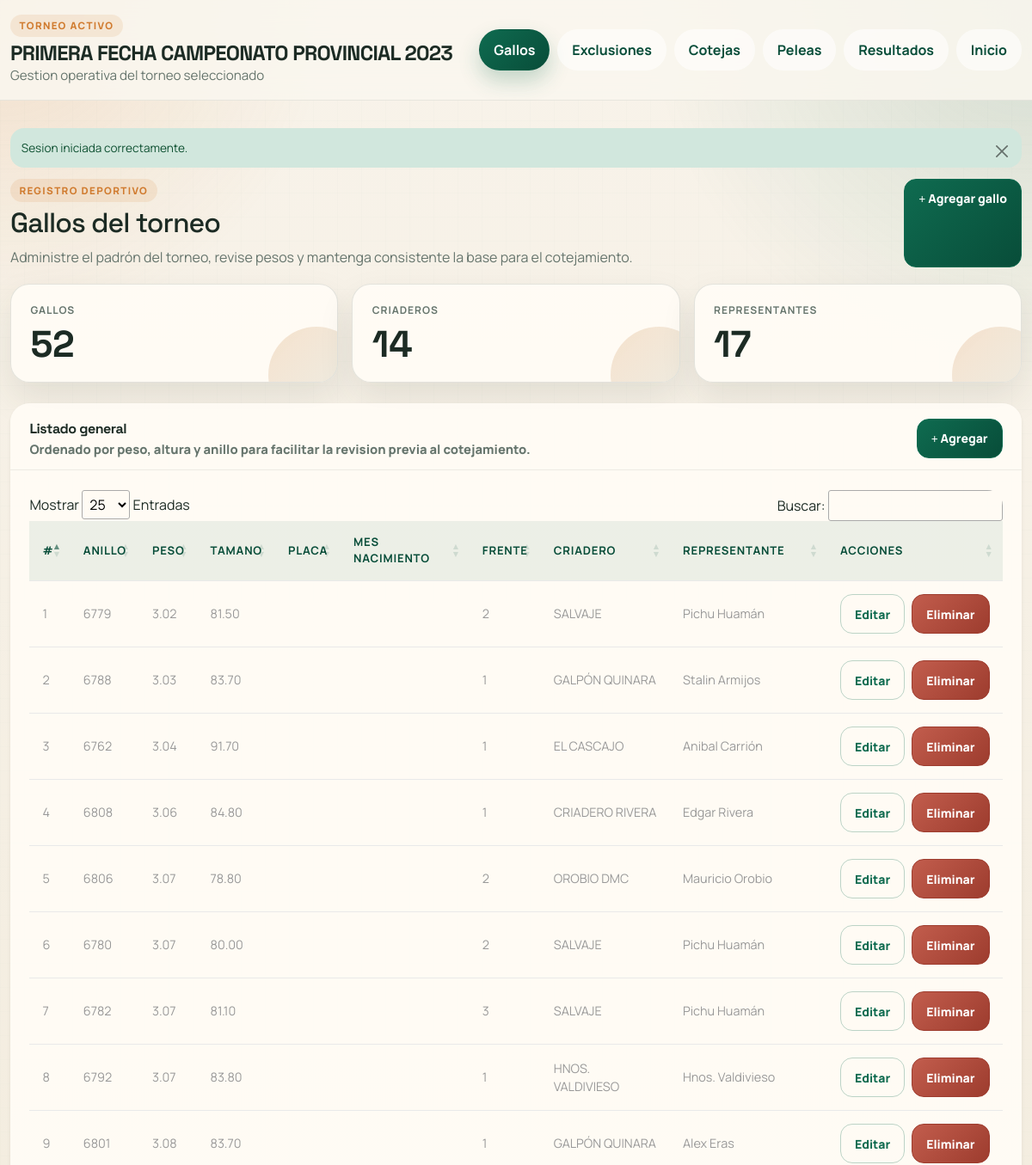
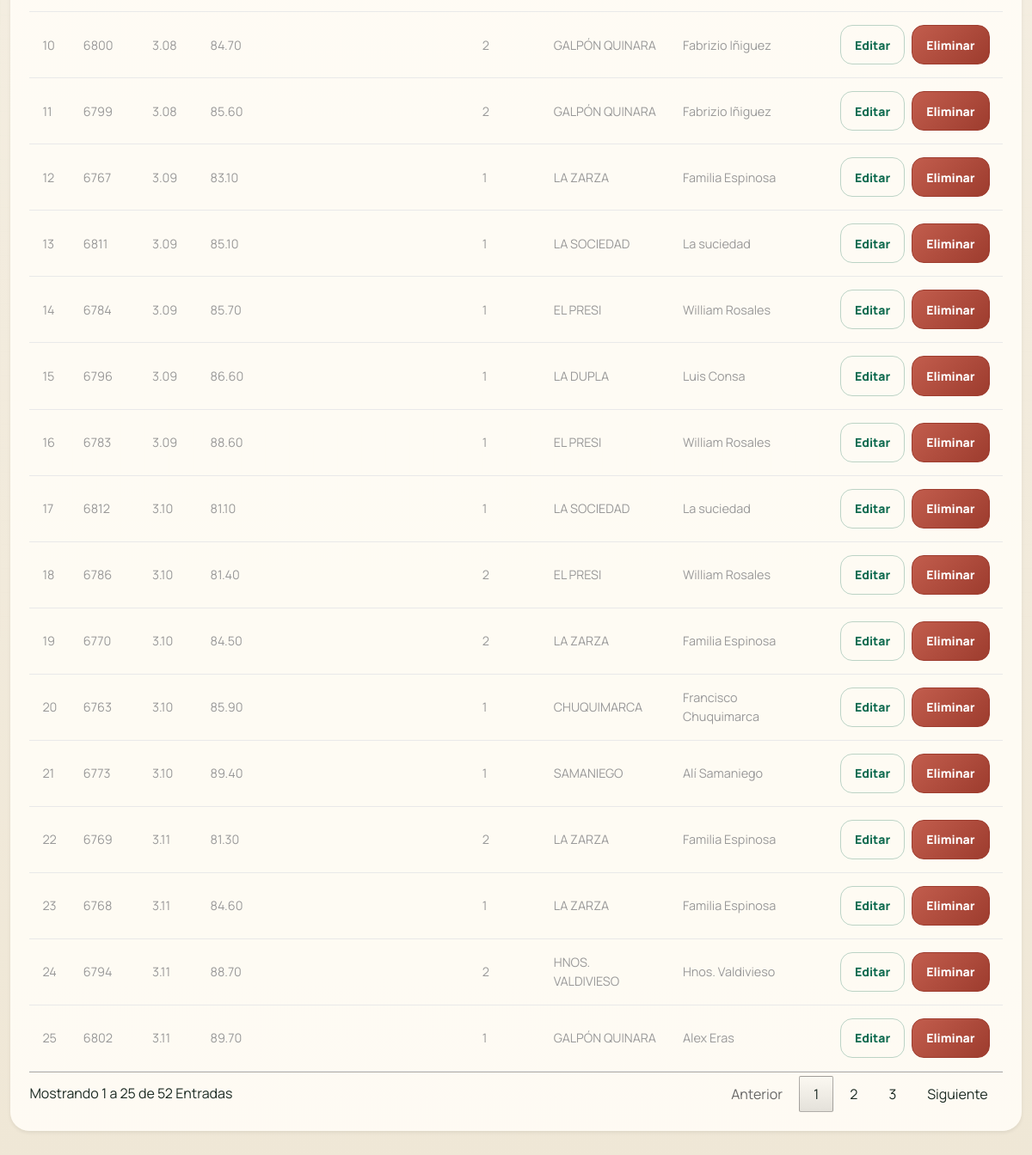
The app's page /admin/secciones/gallos/?nombreTorneo=PRIMERA+FECHA+CAMPEONATO+PROVINCIAL+2023&torneoId=1 (signed in) with its own data (2 pictures, top to bottom).
### tables this page shows
CREATE TABLE `gallos` (
  `ID` int(11) NOT NULL,
  `anillo` varchar(255) NOT NULL,
  `pesoReal` decimal(4,2) DEFAULT NULL,
  `tamañoReal` decimal(4,2) DEFAULT NULL,
  `placa` varchar(255) NOT NULL,
  `nacimiento` text NOT NULL,
  `frente` varchar(255) NOT NULL,
  `familiasId` int(2) NOT NULL,
  `representanteId` int(11) NOT NULL,
  `torneoId` int(11) DEFAULT NULL
);

CREATE TABLE `familias` (
  `codigo` int(11) NOT NULL,
  `nombre` varchar(255) NOT NULL,
  `localidad` varchar(255) NOT NULL,
  `representanteId` int(11) NOT NULL
);

CREATE TABLE `representante` (
  `ID` int(11) NOT NULL,
  `nombreCompleto` varchar(255) NOT NULL,
  `localidad` varchar(255) NOT NULL
);

### admin/secciones/gallos/index.php (the view, shortened to what this page needs)
<?php
require_once __DIR__ . '/../../includes/app.php';
require_once __DIR__ . '/../../bd.php';
$context = require_tournament_context('Seleccione un torneo antes de gestionar gallos.');
$torneoId = $context['torneoId'];
$sentencia = $conexion->prepare('
    SELECT gallos.ID, gallos.anillo, gallos.pesoReal, gallos.tamañoReal, gallos.placa, gallos.nacimiento, gallos.frente,
           familias.nombre AS nombre_familia, representante.nombreCompleto AS nombre_representante
    FROM gallos
    INNER JOIN familias ON gallos.familiasId = familias.codigo
    INNER JOIN representante ON gallos.representanteId = representante.ID
    WHERE gallos.torneoId = :torneoId
    ORDER BY gallos.pesoReal ASC, gallos.tamañoReal ASC, gallos.anillo ASC
');
$sentencia->bindValue(':torneoId', $torneoId, PDO::PARAM_INT);
$sentencia->execute();
$lista_gallos = $sentencia->fetchAll();
$criaderos = array_unique(array_column($lista_gallos, 'nombre_familia'));
$representantes = array_unique(array_column($lista_gallos, 'nombre_representante'));
include __DIR__ . '/../../templates/header.sub.php';
?>
<div class="page-intro">
    <div>
        <span class="app-kicker">Registro deportivo</span>
        <h2 class="page-title mb-2">Gallos del torneo</h2>
        <p>Administre el padrón del torneo, revise pesos y mantenga consistente la base para el cotejamiento.</p>
    </div>
    <a class="btn btn-primary btn-sm" href="crear.php"><i class="fa-solid fa-plus"></i> Agregar gallo</a>
</div>
<div class="stats-grid mb-4">
    <div class="card stat-card">
        <div class="stat-label">Gallos</div>
        <div class="stat-value"><?php echo e((string) count($lista_gallos)); ?></div>
    </div>
    <div class="card stat-card">
        <div class="stat-label">Criaderos</div>
        <div class="stat-value"><?php echo e((string) count($criaderos)); ?></div>
    </div>
    <div class="card stat-card">
        <div class="stat-label">Representantes</div>
        <div class="stat-value"><?php echo e((string) count($representantes)); ?></div>
    </div>
</div>
<div class="card shadow-sm border-0">
    <div class="card-header panel-toolbar">
        <div>
            <div class="panel-title">Listado general</div>
            <div class="panel-note">Ordenado por peso, altura y anillo para facilitar la revision previa al cotejamiento.</div>
        </div>
        <a class="btn btn-primary btn-sm" href="crear.php"><i class="fa-solid fa-plus"></i> Agregar</a>
    </div>
    <div class="card-body">
        <div class="table-responsive">
            <table class="table align-middle" data-datatable="true">
                <thead class="table-light">
                    <tr>
                        <th>#</th>
                        <th>Anillo</th>
                        <th>Peso</th>
                        <th>Tamano</th>
                        <th>Placa</th>
                        <th>Mes nacimiento</th>
                        <th>Frente</th>
                        <th>Criadero</th>
                        <th>Representante</th>
                        <th>Acciones</th>
                    </tr>
                </thead>
                <tbody>
                    <?php foreach ($lista_gallos as $index => $registro): ?>
                        <tr>
                            <td><?php echo e((string) ($index + 1)); ?></td>
                            <td><?php echo e($registro['anillo']); ?></td>
                            <td><?php echo e((string) $registro['pesoReal']); ?></td>
                            <td><?php echo e((string) $registro['tamañoReal']); ?></td>
                            <td><?php echo e($registro['placa']); ?></td>
                            <td><?php echo e($registro['nacimiento']); ?></td>
                            <td><?php echo e($registro['frente']); ?></td>
                            <td><?php echo e($registro['nombre_familia']); ?></td>
                            <td><?php echo e($registro['nombre_representante']); ?></td>
                            <td class="d-flex gap-2">
                                <a class="btn btn-outline-primary btn-sm" href="editar.php?txtID=<?php echo urlencode((string) $registro['ID']); ?>">Editar</a>
                                <?php echo render_delete_button('eliminar_gallo', (int) $registro['ID']); ?>
                            </td>
                        </tr>
                    <?php endforeach; ?>
                </tbody>
            </table>
        </div>
    </div>
</div>
<?php include __DIR__ . '/../../templates/footer.php'; ?>

### admin/includes/app.php (shortened to what this page needs)
<?php
function pull_flash(): ?array
{
    $flash = $_SESSION['flash'];
    return $flash;
}
function csrf_token(): string
{
    return $_SESSION['csrf_token'];
}
function csrf_input(): string
{
    return '<input type="hidden" name="csrf_token" value="' . htmlspecialchars(csrf_token(), ENT_QUOTES, 'UTF-8') . '">';
}
function e(?string $value): string
{
    return htmlspecialchars((string) $value, ENT_QUOTES, 'UTF-8');
}
function render_flash(): void
{
    $flash = pull_flash();
    echo '<div class="alert alert-' . e($flash['type']) . ' alert-dismissible fade show" role="alert">';
    echo e($flash['message']);
    echo '<button type="button" class="btn-close" data-bs-dismiss="alert" aria-label="Cerrar"></button>';
    echo '</div>';
}
function render_delete_button(string $name, int $id, string $label = 'Eliminar', string $class = 'btn btn-danger btn-sm'): string
{
    return '<form method="post" class="d-inline">'
        . csrf_input()
        . '<input type="hidden" name="' . e($name) . '" value="' . $id . '">'
        . '<button type="submit" class="' . e($class) . '" data-confirm="Confirma esta accion?">' . e($label) . '</button>'
        . '</form>';
}

### css/estilo.css (style rules this page uses)
.table { width: 100%; }

### css/style.css (style rules this page uses)
h4, h5, h6, h1, h2, h3 { margin: 0; }
p { margin: 0; }
html, body { font-family: 'Roboto', sans-serif; font-size: 100%; overflow-x: hidden; background: url(../images/bg.jpg) no-repeat 0px 0px; background-size:cover; }
body a { transition: 0.5s all ease; -webkit-transition: 0.5s all ease; -moz-transition: 0.5s all ease; -o-transition: 0.5s all ease; -ms-transition: 0.5s all ease; text-decoration:none; }
h1,h2,h3,h4,h5,h6 { margin:0; }
p { margin:0; }
.alert { padding: 16.8px !important; }
.table>thead>tr>th { border-bottom: 1px solid #e1ab91 ! important; }
.table>tbody>tr>td, .table>tbody>tr>th, .table>tfoot>tr>td, .table>tfoot>tr>th, .table>thead>tr>td, .table>thead>tr>th { border-bottom: 1px solid #e9e9e9 ! important; }
.table > thead > tr > th, .table > tbody > tr > th, .table > tfoot > tr > th, .table > thead > tr > td, .table > tbody > tr > td, .table > tfoot > tr > td { border-top: none !important; }
.table td, .table>tbody>tr>td, .table>tbody>tr>th, .table>tfoot>tr>td, .table>tfoot>tr>th, .table>thead>tr>td, .table>thead>tr>th { padding: 15px!important; }
.table > thead > tr > th, .table > tbody > tr > th, .table > tfoot > tr > th, .table > thead > tr > td, .table > tbody > tr > td, .table > tfoot > tr > td { font-size: 0.9em; color: #999; border-top: none !important; }
.alert { font-size: 0.85em; }
.alert { margin-bottom: 23px !important; }
@media (max-width: 1280px) { .alert { margin-bottom: 13px !important; padding: 12.8px !important; } }

### records on screen
gallos: anillo "6779", pesoReal "3.02", tamañoReal "81.50", frente "2", familiasId.nombre "SALVAJE", representanteId.nombreCompleto "Pichu Huamán"
gallos: anillo "6788", pesoReal "3.03", tamañoReal "83.70", frente "1", familiasId.nombre "GALPÓN QUINARA", representanteId.nombreCompleto "Stalin Armijos"
gallos: anillo "6762", pesoReal "3.04", tamañoReal "91.70", frente "1", familiasId.nombre "EL CASCAJO", representanteId.nombreCompleto "Anibal Carrión"
gallos: anillo "6808", pesoReal "3.06", tamañoReal "84.80", frente "1", familiasId.nombre "CRIADERO RIVERA", representanteId.nombreCompleto "Edgar Rivera"
gallos: anillo "6806", pesoReal "3.07", tamañoReal "78.80", frente "2", familiasId.nombre "OROBIO DMC", representanteId.nombreCompleto "Mauricio Orobio"
gallos: anillo "6780", pesoReal "3.07", tamañoReal "80.00", frente "2", familiasId.nombre "SALVAJE", representanteId.nombreCompleto "Pichu Huamán"
gallos: anillo "6782", pesoReal "3.07", tamañoReal "81.10", frente "3", familiasId.nombre "SALVAJE", representanteId.nombreCompleto "Pichu Huamán"
gallos: anillo "6792", pesoReal "3.07", tamañoReal "83.80", frente "1", familiasId.nombre "HNOS. VALDIVIESO", representanteId.nombreCompleto "Hnos. Valdivieso"
gallos: anillo "6801", pesoReal "3.08", tamañoReal "83.70", frente "1", familiasId.nombre "GALPÓN QUINARA", representanteId.nombreCompleto "Alex Eras"
gallos: anillo "6800", pesoReal "3.08", tamañoReal "84.70", frente "2", familiasId.nombre "GALPÓN QUINARA", representanteId.nombreCompleto "Fabrizio Iñiguez"
gallos: anillo "6799", pesoReal "3.08", tamañoReal "85.60", frente "2", familiasId.nombre "GALPÓN QUINARA", representanteId.nombreCompleto "Fabrizio Iñiguez"
gallos: anillo "6767", pesoReal "3.09", tamañoReal "83.10", frente "1", familiasId.nombre "LA ZARZA", representanteId.nombreCompleto "Familia Espinosa"
gallos: anillo "6811", pesoReal "3.09", tamañoReal "85.10", frente "1", familiasId.nombre "LA SOCIEDAD", representanteId.nombreCompleto "La suciedad"
gallos: anillo "6784", pesoReal "3.09", tamañoReal "85.70", frente "1", familiasId.nombre "EL PRESI", representanteId.nombreCompleto "William Rosales"
gallos: anillo "6796", pesoReal "3.09", tamañoReal "86.60", frente "1", familiasId.nombre "LA DUPLA", representanteId.nombreCompleto "Luis Consa"
gallos: anillo "6783", pesoReal "3.09", tamañoReal "88.60", frente "1", familiasId.nombre "EL PRESI", representanteId.nombreCompleto "William Rosales"
gallos: anillo "6812", pesoReal "3.10", tamañoReal "81.10", frente "1", familiasId.nombre "LA SOCIEDAD", representanteId.nombreCompleto "La suciedad"
gallos: anillo "6786", pesoReal "3.10", tamañoReal "81.40", frente "2", familiasId.nombre "EL PRESI", representanteId.nombreCompleto "William Rosales"
gallos: anillo "6770", pesoReal "3.10", tamañoReal "84.50", frente "2", familiasId.nombre "LA ZARZA", representanteId.nombreCompleto "Familia Espinosa"
gallos: anillo "6763", pesoReal "3.10", tamañoReal "85.90", frente "1", familiasId.nombre "CHUQUIMARCA", representanteId.nombreCompleto "Francisco Chuquimarca"
gallos: anillo "6773", pesoReal "3.10", tamañoReal "89.40", frente "1", familiasId.nombre "SAMANIEGO", representanteId.nombreCompleto "Alí Samaniego"
gallos: anillo "6769", pesoReal "3.11", tamañoReal "81.30", frente "2", familiasId.nombre "LA ZARZA", representanteId.nombreCompleto "Familia Espinosa"
gallos: anillo "6768", pesoReal "3.11", tamañoReal "84.60", frente "1", familiasId.nombre "LA ZARZA", representanteId.nombreCompleto "Familia Espinosa"
gallos: anillo "6794", pesoReal "3.11", tamañoReal "88.70", frente "2", familiasId.nombre "HNOS. VALDIVIESO", representanteId.nombreCompleto "Hnos. Valdivieso"
gallos: anillo "6802", pesoReal "3.11", tamañoReal "89.70", frente "1", familiasId.nombre "GALPÓN QUINARA", representanteId.nombreCompleto "Alex Eras"

### other values on screen
$nombreTorneo "PRIMERA FECHA CAMPEONATO PROVINCIAL 2023"
$flash['message'] "Sesion iniciada correctamente."
count($lista_gallos) "52"
count($criaderos) "14"
count($representantes) "17"
